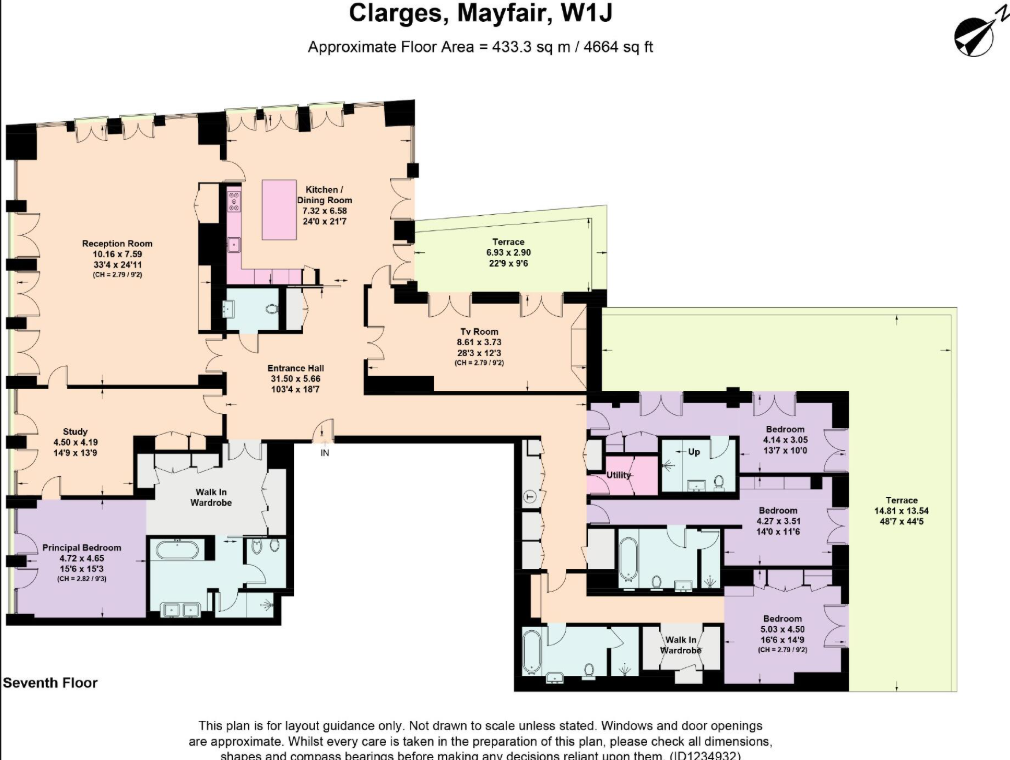
#> input picture house-tour/img/floorplan-7th.png, 1010 x 760 px
$ python build_model.py ../../house-tour/img/floorplan-7th.png 1.0 out.png
#> lines starting #> are read from the running program, lines starting #| are printed output that depends on the picture; after the words box and inside, x2 and y2 are one past the last pixel; in counts of white or black regions, pixels touching at a corner belong together
"""Turn a coloured floor plan image into a walkable 3D model (walls, floor types, glass) for the tour.
Usage: python3 tools/build_model.py img/floorplan-7th.png <metres-per-pixel>  -> writes model JSON to stdout"""
import json, sys
import numpy as np
from PIL import Image
from scipy import ndimage

CELL = 2  # pixels per grid cell
# floor plan colour -> floor class
PALETTE = {
    2: (253, 227, 204),  # living areas -> oak
    3: (220, 204, 227),  # bedrooms -> carpet
    4: (225, 243, 241),  # bathrooms -> travertine
    5: (242, 250, 211),  # terraces -> paving (outdoors)
    6: (243, 201, 225),  # kitchen / utility -> stone
    7: (233, 233, 231),  # wardrobes -> dark oak
    0: (255, 255, 255),  # outside
}

def build(path, mpp):
#> called with path = '../../house-tour/img/floorplan-7th.png', mpp = 1
    rgb = np.array(Image.open(path).convert("RGB")).astype(int)
    h, w, _ = rgb.shape
#> h = 760; w = 1010
    dark = rgb.sum(2) < 260
#> dark: shape (760, 1010) bool; 7.3% white; 1124 white regions (1025 under 20 px), largest, box (x1, y1, x2, y2) and area: (334, 436, 849, 692) 10214, (6, 440, 312, 625) 5677, (364, 288, 639, 410) 4596
    # walls: dark areas at least 3px thick, minus small leftovers (text, symbols)
    walls = ndimage.binary_opening(dark, structure=np.ones((3, 3)))
#> walls: shape (760, 1010) bool; 6.1% white; 70 white regions (11 under 20 px), largest, box (x1, y1, x2, y2) and area: (334, 436, 849, 692) 10101, (6, 440, 312, 625) 5482, (364, 289, 639, 410) 4586
    lab, n = ndimage.label(walls)
#> lab: shape (760, 1010) int32; 72 distinct labels, from 0 to 71
#> n = 71
    sizes = ndimage.sum(walls, lab, range(1, n + 1))
#> sizes = 71 values, max 10101 at index 64, min 9 at index 5, mean 655.1
    walls = np.isin(lab, [i + 1 for i, s in enumerate(sizes) if s >= 60])
    # floor classes by nearest palette colour
    keys = list(PALETTE)
    cols = np.array([PALETTE[k] for k in keys])
    d = ((rgb[:, :, None, :] - cols[None, None]) ** 2).sum(3)
    cls = np.array(keys)[d.argmin(2)]
#> cls: shape (760, 1010) int64; 7 distinct labels, from 0 to 7
    near = d.min(2) < 900
#> near: shape (760, 1010) bool; 88.3% white; 450 black regions (106 under 20 px), largest, box (x1, y1, x2, y2) and area: (6, 99, 957, 692) 66411, (0, 0, 2, 760) 1520, (954, 17, 996, 57) 824
    cls[~near] = -1  # lines, text, fixtures: fill from neighbours
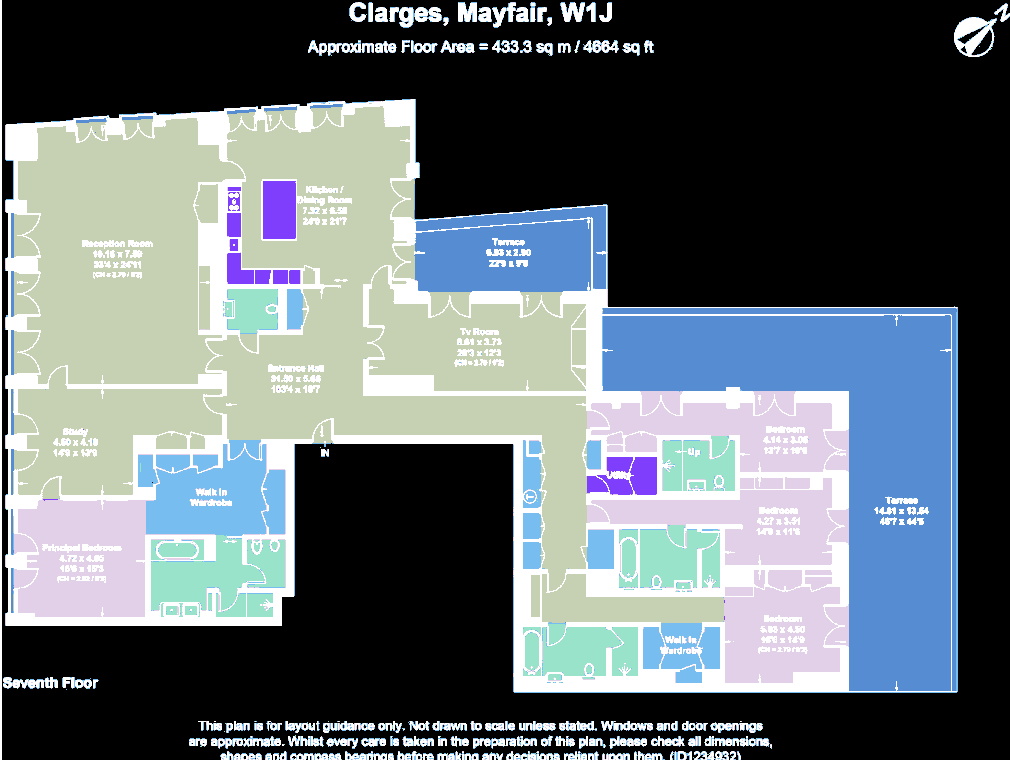
#> cls: shape (760, 1010) int64; 8 distinct labels, from -1 to 7; one colour per label, 0 black, -1 white
    # fill unknown pixels with the most common nearby class (iteratively)
    for _ in range(6):
        unknown = cls == -1
        if not unknown.any():
            break
        best = np.full(cls.shape, -1)
        bestc = np.zeros(cls.shape)
        for k in keys:
            c = ndimage.uniform_filter((cls == k).astype(float), size=7)
            better = c > bestc
            best[better] = k
            bestc[better] = c[better]
        cls[unknown] = best[unknown]
#> best: shape (760, 1010) int64; 7 distinct labels, from 0 to 7
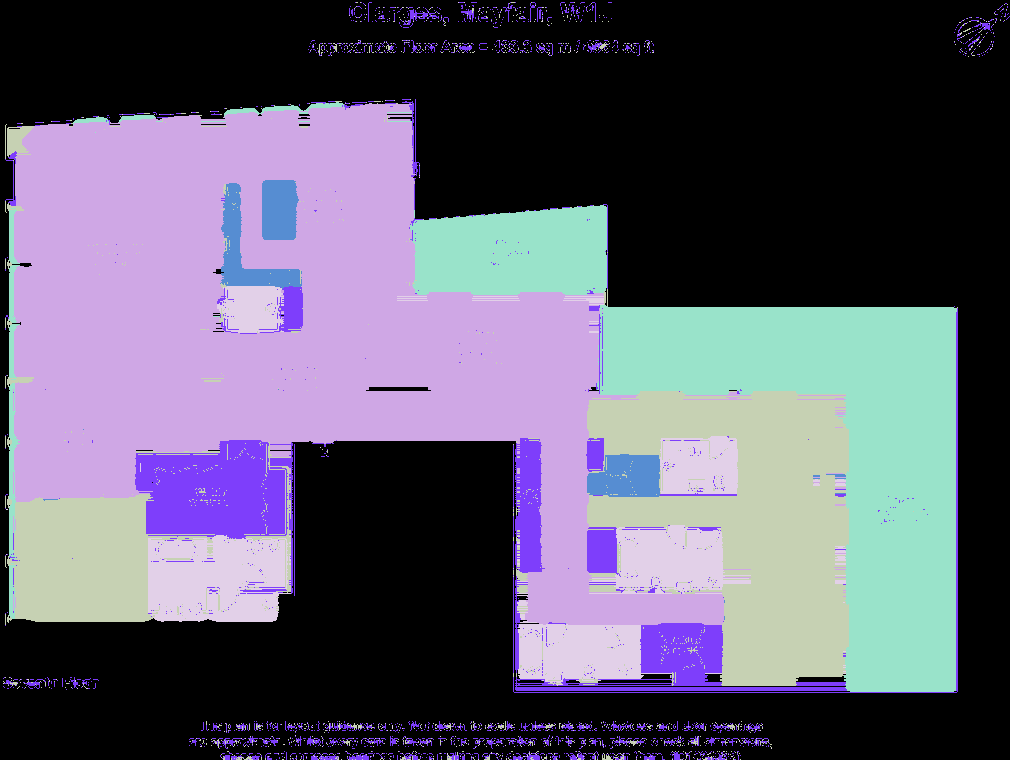
#> cls: shape (760, 1010) int64; 7 distinct labels, from 0 to 7; one colour per label, 0 black
    cls[cls == -1] = 0
    cls[walls] = 1
#> cls: shape (760, 1010) int64; 8 distinct labels, from 0 to 7
    # downsample to cells
    gh, gw = h // CELL, w // CELL
#> gh = 380; gw = 505
    g = np.zeros((gh, gw), dtype=int)
    for y in range(gh):
        for x in range(gw):
            block = cls[y * CELL:(y + 1) * CELL, x * CELL:(x + 1) * CELL].ravel()
            g[y, x] = 1 if (block == 1).sum() >= 2 else np.bincount(block[block != 1], minlength=8).argmax() if (block != 1).any() else 1
#> g: shape (380, 505) int64; 8 distinct labels, from 0 to 7
    # tidy: tiny islands of outside inside the flat become floor of their surroundings
    out = g == 0
#> out: shape (380, 505) bool; 48.8% white; 1 white region, box (x1, y1, x2, y2) and area: (0, 0, 505, 380) 93587
    lab, n = ndimage.label(out)
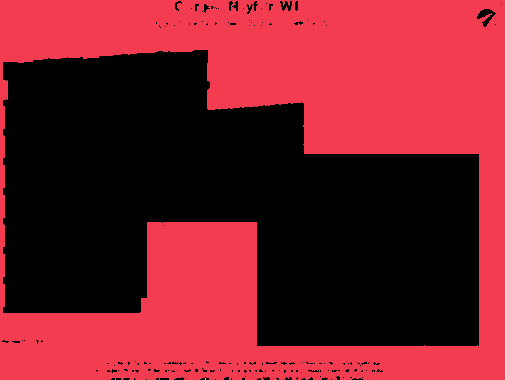
#> lab: shape (380, 505) int32; 3 distinct labels, from 0 to 2; one colour per label, 0 black
#> n = 2
    sizes = ndimage.sum(out, lab, range(1, n + 1))
#> sizes = [93585, 2]
    for i, s in enumerate(sizes):
        if s < 40:
            m = lab == i + 1
            ring = ndimage.binary_dilation(m) & ~m
            vals = g[ring]; vals = vals[vals >= 2]
            if len(vals):
                g[m] = np.bincount(vals).argmax()
#> this loop made 2 passes
#> (s, vals) on pass 2: (2, [7, 7, 3, 3, 3])
#> s on pass 1: 93585
#> g: shape (380, 505) int64; 8 distinct labels, from 0 to 7
    # drop slivers of terrace (window sills drawn in green) and walls far from any floor (title text)
    terr = g == 5
#> terr: shape (380, 505) bool; 10.1% white; 16 white regions (2 under 20 px), largest, box (x1, y1, x2, y2) and area: (301, 153, 479, 346) 15258, (207, 102, 304, 147) 3783, (5, 106, 7, 129) 46
    lab, n = ndimage.label(terr)
#> lab: shape (380, 505) int32; 18 distinct labels, from 0 to 17
#> n = 17
    sizes = ndimage.sum(terr, lab, range(1, n + 1))
#> sizes = 17 values, max 15258 at index 8, min 1 at index 13, mean 1145.6
    for i, s in enumerate(sizes):
        if s < 400:
            g[lab == i + 1] = 0
#> this loop made 17 passes
#> s on passes 1 to 12: 32, 31, 28, 27, 29, 3783, 46, 44, 15258, 46, 38, 33
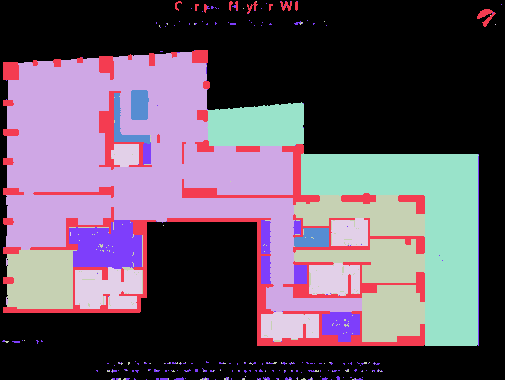
#> g: shape (380, 505) int64; 8 distinct labels, from 0 to 7; one colour per label, 0 black
    # tiny wall specks (dimension arrows, symbols) become the floor around them
    wl = g == 1
#> wl: shape (380, 505) bool; 6.6% white; 43 white regions (2 under 20 px), largest, box (x1, y1, x2, y2) and area: (167, 218, 425, 346) 2713, (3, 220, 156, 313) 1528, (182, 144, 320, 205) 1296
    lab, n = ndimage.label(wl)
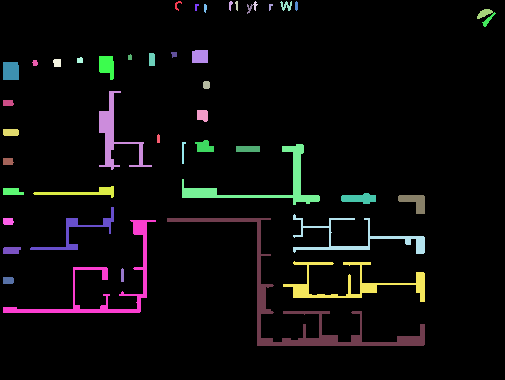
#> lab: shape (380, 505) int32; 46 distinct labels, from 0 to 45; one colour per label, 0 black
#> n = 45
    sizes = ndimage.sum(wl, lab, range(1, n + 1))
#> sizes = 45 values, max 2713 at index 39, min 17 at index 9, mean 282.6
    for i, sz in enumerate(sizes):
        if sz < 25:
            m = lab == i + 1
            ring = ndimage.binary_dilation(m, iterations=2) & ~m
            vals = g[ring]; vals = vals[vals >= 2]
            if len(vals) > 0.6 * ring.sum():
                g[m] = np.bincount(vals).argmax()
#> this loop made 45 passes
#> (sz, vals) on passes 2, 3, 4, 8: (24, [7]), (21, [7, 7, 7, 7, 7, 7, 7]), (23, [3, 7]), (22, [7, 7, 7, 7, 7, 7])
#> sz on passes 1, 5, 6, 7, 9, 10: 28, 65, 26, 18, 28, 17
#> g: shape (380, 505) int64; 8 distinct labels, from 0 to 7
#> m: shape (380, 505) bool; 0.01% white; 1 white region, box (x1, y1, x2, y2) and area: (128, 54, 132, 60) 21
    # keep only the building itself: the largest connected block of walls and floors
    lab, n = ndimage.label(g >= 1, structure=np.ones((3, 3)))
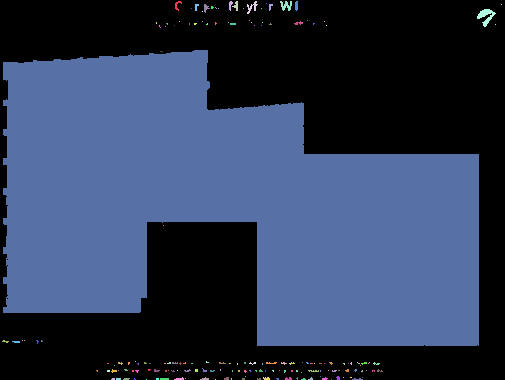
#> lab: shape (380, 505) int32; 165 distinct labels, from 0 to 164; one colour per label, 0 black
#> n = 164
    sizes = ndimage.sum(g >= 1, lab, range(1, n + 1))
#> sizes = 164 values, max 96677 at index 44, min 1 at index 6, mean 596.8
    g[lab != (int(np.argmax(sizes)) + 1)] = 0
#> g: shape (380, 505) int64; 8 distinct labels, from 0 to 7
    # glass: outside cells touching an indoor or terrace cell
    walk = g >= 2
#> walk: shape (380, 505) bool; 44% white; 6 white regions (5 under 20 px), largest, box (x1, y1, x2, y2) and area: (6, 52, 479, 346) 84395
    indoor = walk & (g != 5)
#> indoor: shape (380, 505) bool; 34.1% white; 13 white regions (11 under 20 px), largest, box (x1, y1, x2, y2) and area: (6, 52, 425, 342) 65158, (478, 156, 479, 346) 190
    terr = g == 5
#> terr: shape (380, 505) bool; 9.9% white; 2 white regions, box (x1, y1, x2, y2) and area: (301, 153, 479, 346) 15258, (207, 102, 304, 147) 3783
    touch_in = ndimage.binary_dilation(indoor, structure=np.ones((3, 3))) & (g == 0)
#> touch_in: shape (380, 505) bool; 0.32% white in thin lines or dots, all inside (x1, y1, x2, y2) = (2, 49, 480, 347)
    touch_terr = ndimage.binary_dilation(terr, structure=np.ones((3, 3))) & (g == 0) & ~touch_in
#> touch_terr: shape (380, 505) bool; 0.2% white in thin lines or dots, all inside (x1, y1, x2, y2) = (209, 101, 477, 347)
    return g, rects(g == 1), rects(touch_in), rects(touch_terr), (gw, gh)

def rects(mask):
    """Greedy merge of a boolean grid into rectangles [x, y, w, h] in cells."""
    m = mask.copy(); out = []
    H, W = m.shape
#> H = 380; W = 505
    for y in range(H):
        x = 0
        while x < W:
            if not m[y, x]:
                x += 1; continue
            x2 = x
            while x2 < W and m[y, x2]: x2 += 1
            y2 = y + 1
            while y2 < H and m[y2, x:x2].all(): y2 += 1
            m[y:y2, x:x2] = False
            out.append([x, y, x2 - x, y2 - y])
            x = x2
#> m: shape (380, 505) bool; every value is 0
#> `g, walls, glass, rail, (gw, gh) = build(path, mpp)`: walls = 216 items, first 6: [195, 50, 13, 13], [192, 51, 3, 12], [171, 52, 6, 2], [149, 53, 5, 13], [154, 54, 1, 12], [172, 54, 5, 3]; glass = 61 items, first 6: [193, 49, 3, 1], [193, 50, 1, 1], [176, 51, 16, 1], [165, 52, 6, 1], [129, 53, 3, 1], [154, 53, 12, 1]; rail = 27 items, first 6: [300, 101, 3, 1], [287, 102, 14, 1], [274, 103, 14, 1], [291, 103, 2, 1], [262, 104, 13, 1], [279, 104, 2, 1]; gw = 505; gh = 380
    return out

def rle(g):
    s = "".join(str(v) for v in g.ravel())
    out, i = [], 0
    while i < len(s):
        j = i
        while j < len(s) and s[j] == s[i]: j += 1
        out.append(s[i] + (str(j - i) if j - i > 1 else ""))
        i = j
#> this loop made 3878 passes
#> i on passes 1 to 3: 25444, 25445, 25458
#> after the loop, out = 3878 items, first 6: '025444', '7', '113', '0489', '116', '0468'
    return ".".join(out)

if __name__ == "__main__":
    path, mpp = sys.argv[1], float(sys.argv[2])
    g, walls, glass, rail, (gw, gh) = build(path, mpp)
    model = {"cell": CELL, "metresPerPx": mpp, "wallHeight": 2.79, "grid": {"w": gw, "h": gh, "rle": rle(g)},
             "walls": walls, "glass": glass, "railing": rail}
    if len(sys.argv) > 3:
        Image.fromarray((np.array([[0,0,0],[30,30,30],[230,190,150],[200,180,220],[200,235,235],[150,200,90],[240,170,200],[150,130,110]],dtype=np.uint8))[g]).resize((gw*2,gh*2),0).save(sys.argv[3])
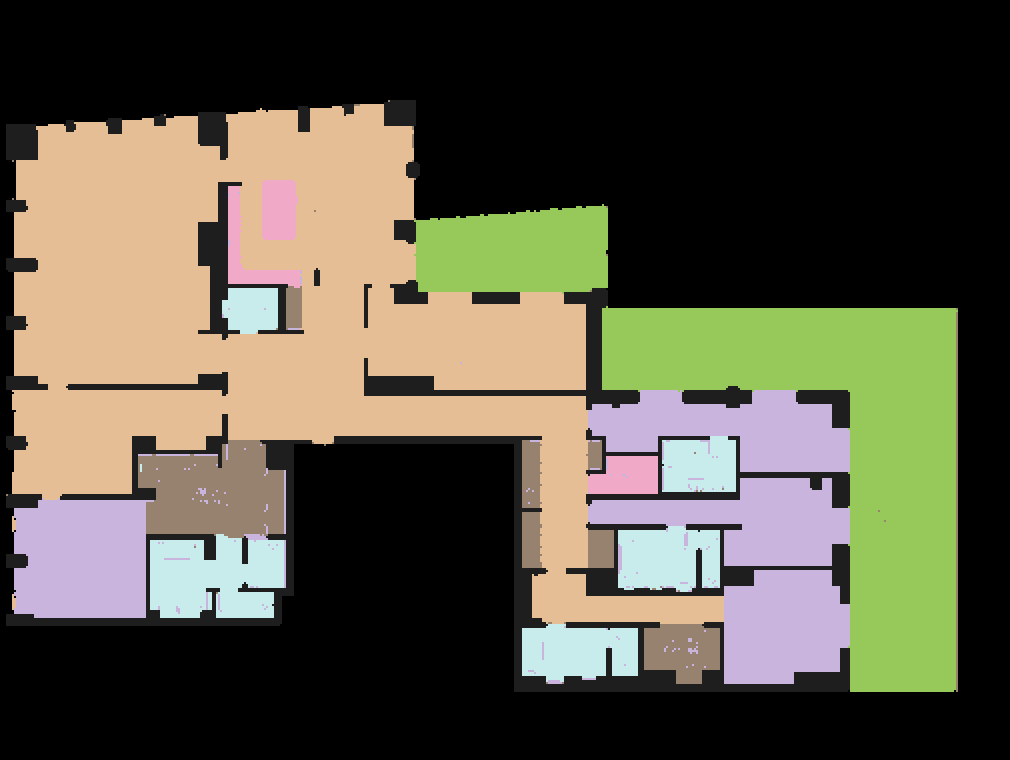
#> saved as out.png: PIL image 1010x760 RGB; mean R, G, B 89.9, 85.5, 69.3
    json.dump(model, sys.stdout, separators=(",", ":"))
#> (printed output is left out)
